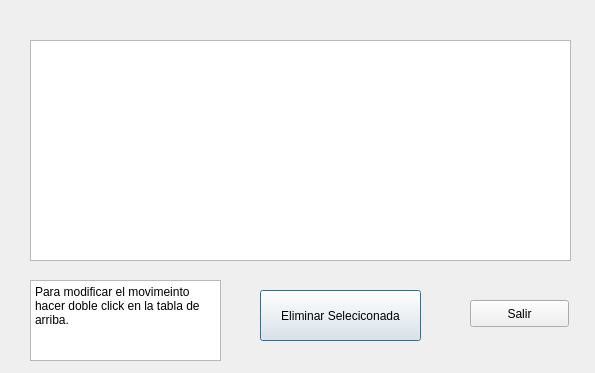
<?xml version="1.0" encoding="UTF-8"?>
<ui version="4.0">
 <class>editarMovimientos</class>
 <widget class="QDialog" name="editarMovimientos">
  <property name="geometry">
   <rect>
    <x>0</x>
    <y>0</y>
    <width>595</width>
    <height>373</height>
   </rect>
  </property>
  <property name="windowTitle">
   <string>Editar Movimientos</string>
  </property>
  <property name="layoutDirection">
   <enum>Qt::LeftToRight</enum>
  </property>
  <widget class="QTableView" name="tablaMov">
   <property name="geometry">
    <rect>
     <x>30</x>
     <y>40</y>
     <width>541</width>
     <height>221</height>
    </rect>
   </property>
  </widget>
  <widget class="QPushButton" name="borrarMov">
   <property name="geometry">
    <rect>
     <x>260</x>
     <y>290</y>
     <width>161</width>
     <height>51</height>
    </rect>
   </property>
   <property name="text">
    <string>Eliminar Seleciconada</string>
   </property>
  </widget>
  <widget class="QPlainTextEdit" name="plainTextEdit">
   <property name="geometry">
    <rect>
     <x>30</x>
     <y>280</y>
     <width>191</width>
     <height>81</height>
    </rect>
   </property>
   <property name="undoRedoEnabled">
    <bool>true</bool>
   </property>
   <property name="plainText">
    <string>Para modificar el movimeinto hacer doble click en la tabla de arriba.</string>
   </property>
   <property name="textInteractionFlags">
    <set>Qt::NoTextInteraction</set>
   </property>
  </widget>
  <widget class="QPushButton" name="pushButton">
   <property name="geometry">
    <rect>
     <x>470</x>
     <y>300</y>
     <width>99</width>
     <height>27</height>
    </rect>
   </property>
   <property name="text">
    <string>Salir</string>
   </property>
  </widget>
 </widget>
 <resources/>
 <connections/>
</ui>
